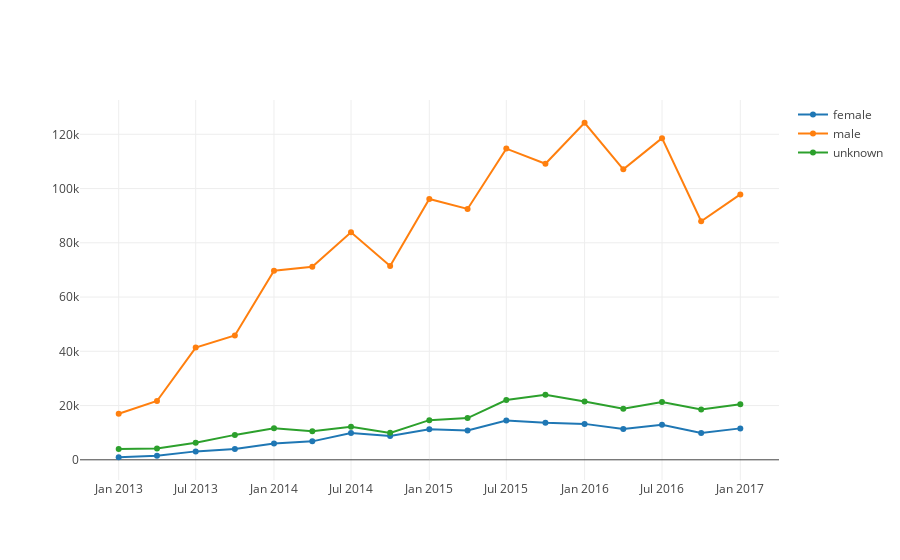

Notebook code for this chart:
### Markdown cell above
## Number of votes by gender

### Code cell
METRIC_NAME = "reviewer"
METRIC_FIELD = "uuid"
filter_vote = Q('term', eventtype='CHANGESET_PATCHSET_APPROVAL_Code-Review') # filter by event: vote a code review

df = query_metric_over_time(INDEX, METRIC_NAME, METRIC_FIELD, [filter_date_4y, filter_vote])
draw_evolutionary_chart("key_as_string", "doc_count")
